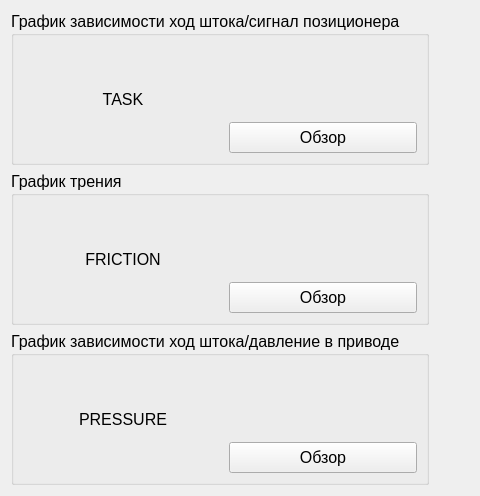
          <widget class="QWidget" name="tab_images">
           <attribute name="title">
            <string>Выбор изображений</string>
           </attribute>
           <layout class="QGridLayout" name="gridLayout_7">
            <item row="1" column="0">
             <widget class="QGroupBox" name="groupBox_imageChartFriction">
              <property name="font">
               <font>
                <family>Segoe UI</family>
                <pointsize>12</pointsize>
               </font>
              </property>
              <property name="title">
               <string>График трения</string>
              </property>
              <layout class="QHBoxLayout" name="horizontalLayout_27">
               <item>
                <widget class="QLabel" name="label_imageChartFriction">
                 <property name="minimumSize">
                  <size>
                   <width>200</width>
                   <height>108</height>
                  </size>
                 </property>
                 <property name="maximumSize">
                  <size>
                   <width>200</width>
                   <height>108</height>
                  </size>
                 </property>
                 <property name="font">
                  <font>
                   <family>Segoe UI</family>
                   <pointsize>12</pointsize>
                  </font>
                 </property>
                 <property name="text">
                  <string>FRICTION</string>
                 </property>
                 <property name="scaledContents">
                  <bool>true</bool>
                 </property>
                 <property name="alignment">
                  <set>Qt::AlignmentFlag::AlignCenter</set>
                 </property>
                 <property name="wordWrap">
                  <bool>true</bool>
                 </property>
                </widget>
               </item>
               <item>
                <layout class="QVBoxLayout" name="verticalLayout_imageChartFriction">
                 <item>
                  <spacer name="verticalSpacer_imageChartFriction">
                   <property name="orientation">
                    <enum>Qt::Orientation::Vertical</enum>
                   </property>
                   <property name="sizeHint" stdset="0">
                    <size>
                     <width>20</width>
                     <height>40</height>
                    </size>
                   </property>
                  </spacer>
                 </item>
                 <item>
                  <widget class="QPushButton" name="pushButton_imageChartFriction">
                   <property name="sizePolicy">
                    <sizepolicy hsizetype="Minimum" vsizetype="Preferred">
                     <horstretch>0</horstretch>
                     <verstretch>0</verstretch>
                    </sizepolicy>
                   </property>
                   <property name="font">
                    <font>
                     <family>Segoe UI</family>
                     <pointsize>12</pointsize>
                    </font>
                   </property>
                   <property name="styleSheet">
                    <string notr="true">padding: 5px 10px;</string>
                   </property>
                   <property name="text">
                    <string>Обзор</string>
                   </property>
                  </widget>
                 </item>
                </layout>
               </item>
              </layout>
             </widget>
            </item>
            <item row="0" column="0">
             <widget class="QGroupBox" name="groupBox_imageChartTask">
              <property name="font">
               <font>
                <family>Segoe UI</family>
                <pointsize>12</pointsize>
               </font>
              </property>
              <property name="title">
               <string>График зависимости ход штока/сигнал позиционера</string>
              </property>
              <layout class="QHBoxLayout" name="horizontalLayout_25">
               <item>
                <widget class="QLabel" name="label_imageChartTask">
                 <property name="enabled">
                  <bool>true</bool>
                 </property>
                 <property name="sizePolicy">
                  <sizepolicy hsizetype="Preferred" vsizetype="Preferred">
                   <horstretch>0</horstretch>
                   <verstretch>0</verstretch>
                  </sizepolicy>
                 </property>
                 <property name="minimumSize">
                  <size>
                   <width>200</width>
                   <height>108</height>
                  </size>
                 </property>
                 <property name="maximumSize">
                  <size>
                   <width>200</width>
                   <height>108</height>
                  </size>
                 </property>
                 <property name="font">
                  <font>
                   <family>Segoe UI</family>
                   <pointsize>12</pointsize>
                  </font>
                 </property>
                 <property name="text">
                  <string>TASK</string>
                 </property>
                 <property name="scaledContents">
                  <bool>true</bool>
                 </property>
                 <property name="alignment">
                  <set>Qt::AlignmentFlag::AlignCenter</set>
                 </property>
                 <property name="wordWrap">
                  <bool>true</bool>
                 </property>
                </widget>
               </item>
               <item>
                <layout class="QVBoxLayout" name="verticalLayout_imageChartTask">
                 <item>
                  <spacer name="verticalSpacer_imageChartTask">
                   <property name="orientation">
                    <enum>Qt::Orientation::Vertical</enum>
                   </property>
                   <property name="sizeHint" stdset="0">
                    <size>
                     <width>20</width>
                     <height>40</height>
                    </size>
                   </property>
                  </spacer>
                 </item>
                 <item>
                  <widget class="QPushButton" name="pushButton_imageChartTask">
                   <property name="sizePolicy">
                    <sizepolicy hsizetype="Minimum" vsizetype="Preferred">
                     <horstretch>0</horstretch>
                     <verstretch>0</verstretch>
                    </sizepolicy>
                   </property>
                   <property name="font">
                    <font>
                     <family>Segoe UI</family>
                     <pointsize>12</pointsize>
                    </font>
                   </property>
                   <property name="styleSheet">
                    <string notr="true">padding: 5px 10px;</string>
                   </property>
                   <property name="text">
                    <string>Обзор</string>
                   </property>
                  </widget>
                 </item>
                </layout>
               </item>
              </layout>
             </widget>
            </item>
            <item row="2" column="0">
             <widget class="QGroupBox" name="groupBox_imageChartPressure">
              <property name="font">
               <font>
                <family>Segoe UI</family>
                <pointsize>12</pointsize>
               </font>
              </property>
              <property name="title">
               <string>График зависимости ход штока/давление в приводе</string>
              </property>
              <layout class="QHBoxLayout" name="horizontalLayout_26">
               <item>
                <widget class="QLabel" name="label_imageChartPressure">
                 <property name="sizePolicy">
                  <sizepolicy hsizetype="Preferred" vsizetype="Preferred">
                   <horstretch>0</horstretch>
                   <verstretch>0</verstretch>
                  </sizepolicy>
                 </property>
                 <property name="minimumSize">
                  <size>
                   <width>200</width>
                   <height>108</height>
                  </size>
                 </property>
                 <property name="maximumSize">
                  <size>
                   <width>200</width>
                   <height>108</height>
                  </size>
                 </property>
                 <property name="font">
                  <font>
                   <family>Segoe UI</family>
                   <pointsize>12</pointsize>
                  </font>
                 </property>
                 <property name="text">
                  <string>PRESSURE</string>
                 </property>
                 <property name="scaledContents">
                  <bool>true</bool>
                 </property>
                 <property name="alignment">
                  <set>Qt::AlignmentFlag::AlignCenter</set>
                 </property>
                 <property name="wordWrap">
                  <bool>true</bool>
                 </property>
                </widget>
               </item>
               <item>
                <layout class="QVBoxLayout" name="verticalLayout_imageChartPressure">
                 <item>
                  <spacer name="verticalSpacer_imageChartPressure">
                   <property name="orientation">
                    <enum>Qt::Orientation::Vertical</enum>
                   </property>
                   <property name="sizeHint" stdset="0">
                    <size>
                     <width>20</width>
                     <height>40</height>
                    </size>
                   </property>
                  </spacer>
                 </item>
                 <item>
                  <widget class="QPushButton" name="pushButton_imageChartPressure">
                   <property name="sizePolicy">
                    <sizepolicy hsizetype="Minimum" vsizetype="Preferred">
                     <horstretch>0</horstretch>
                     <verstretch>0</verstretch>
                    </sizepolicy>
                   </property>
                   <property name="font">
                    <font>
                     <family>Segoe UI</family>
                     <pointsize>12</pointsize>
                    </font>
                   </property>
                   <property name="styleSheet">
                    <string notr="true">padding: 5px 10px;</string>
                   </property>
                   <property name="text">
                    <string>Обзор</string>
                   </property>
                  </widget>
                 </item>
                </layout>
               </item>
              </layout>
             </widget>
            </item>
            <item row="0" column="1">
             <spacer name="horizontalSpacer_10">
              <property name="orientation">
               <enum>Qt::Orientation::Horizontal</enum>
              </property>
              <property name="sizeHint" stdset="0">
               <size>
                <width>40</width>
                <height>20</height>
               </size>
              </property>
             </spacer>
            </item>
           </layout>
          </widget>
